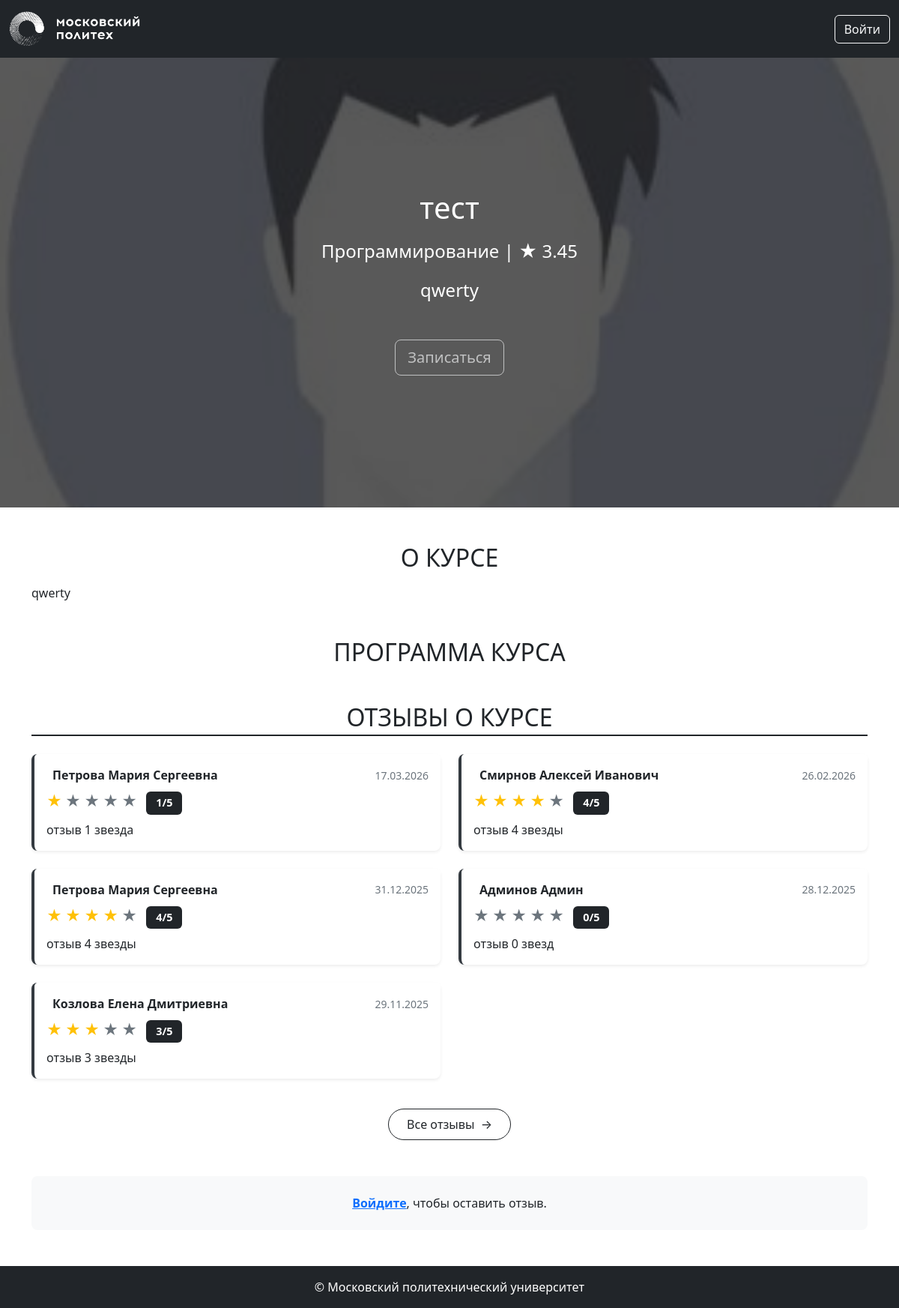
/courses/1, run on the app's committed database.
### models.py (models this page shows, shortened)
class Image(db.Model):
    __tablename__ = 'images'
    id: Mapped[str] = mapped_column(String(100), primary_key=True)
    file_name: Mapped[str] = mapped_column(String(100))
    mime_type: Mapped[str] = mapped_column(String(100))
    md5_hash: Mapped[str] = mapped_column(String(100), unique=True)
    object_id: Mapped[Optional[int]]
    object_type: Mapped[Optional[str]] = mapped_column(String(100))
    created_at: Mapped[datetime] = mapped_column(default=datetime.now)
    @property
    def url(self):
        return url_for('image', image_id=self.id)

class Base(DeclarativeBase):
  metadata = MetaData(naming_convention={
        "ix": 'ix_%(column_0_label)s',
        "uq": "uq_%(table_name)s_%(column_0_name)s",
        "ck": "ck_%(table_name)s_%(constraint_name)s",
        "fk": "fk_%(table_name)s_%(column_0_name)s_%(referred_table_name)s",
        "pk": "pk_%(table_name)s"
    })

class Course(Base):
    __tablename__ = 'courses'
    id: Mapped[int] = mapped_column(primary_key=True)
    name: Mapped[str] = mapped_column(String(100))
    short_desc: Mapped[str] = mapped_column(Text)
    full_desc: Mapped[str] = mapped_column(Text)
    rating_sum: Mapped[int] = mapped_column(default=0)
    rating_num: Mapped[int] = mapped_column(default=0)
    category_id: Mapped[int] = mapped_column(ForeignKey("categories.id"))
    author_id: Mapped[int] = mapped_column(ForeignKey("users.id"))
    background_image_id: Mapped[str] = mapped_column(ForeignKey("images.id"))
    created_at: Mapped[datetime] = mapped_column(default=datetime.now)
    author: Mapped["User"] = relationship()
    category: Mapped["Category"] = relationship(lazy=False)
    bg_image: Mapped["Image"] = relationship()
    reviews: Mapped[List["Review"]] = relationship(back_populates="course", cascade="all, delete-orphan")
    @property
    def rating(self):
        if self.rating_num > 0:
            return self.rating_sum / self.rating_num
        return 0

class Category(Base):
    __tablename__ = 'categories'
    id = mapped_column(Integer, primary_key=True)
    name: Mapped[str] = mapped_column(String(100))
    parent_id: Mapped[Optional[int]] = mapped_column(ForeignKey("categories.id"))

class Review(Base):
    __tablename__ = 'reviews'
    id: Mapped[int] = mapped_column(primary_key=True)
    rating: Mapped[int] = mapped_column(Integer, nullable=False)  # оценка от 0 до 5
    text: Mapped[str] = mapped_column(Text, nullable=False)  # текст отзыва
    created_at: Mapped[datetime] = mapped_column(DateTime, default=datetime.now)
    course_id: Mapped[int] = mapped_column(ForeignKey("courses.id"), nullable=False)
    user_id: Mapped[int] = mapped_column(ForeignKey("users.id"), nullable=False)
    course: Mapped["Course"] = relationship(back_populates="reviews")
    user: Mapped["User"] = relationship(back_populates="reviews")

class User(Base, UserMixin):
    __tablename__ = 'users'
    id: Mapped[int] = mapped_column(primary_key=True)
    first_name: Mapped[str] = mapped_column(String(100))
    last_name: Mapped[str] = mapped_column(String(100))
    middle_name: Mapped[Optional[str]] = mapped_column(String(100))
    login: Mapped[str] = mapped_column(String(100), unique=True)
    password_hash: Mapped[str] = mapped_column(String(200))
    created_at: Mapped[datetime] = mapped_column(default=datetime.now)
    reviews: Mapped[List["Review"]] = relationship(back_populates="user", cascade="all, delete-orphan")
    @property
    def full_name(self):
        return ' '.join([self.last_name, self.first_name, self.middle_name or ''])

### courses.py (the view)
@bp.route('/<int:course_id>')
def show(course_id):
    course = db.get_or_404(Course, course_id)
    reviews = db.session.execute(
        db.select(Review)
        .filter_by(course_id=course_id)
        .order_by(Review.created_at.desc())
        .limit(5)
    ).scalars().all()
    user_review = None
    if current_user.is_authenticated:
        user_review = db.session.execute(
            db.select(Review).filter_by(course_id=course_id, user_id=current_user.id)
        ).scalar()
    return render_template('courses/show.html',
                         course=course,
                         reviews=reviews,
                         user_review=user_review)

### templates/courses/show.html (shortened to what this page needs)
{% extends 'base.html' %}
{% block content %}
<div class="title-area position-relative" style="background-image: url({{ course.bg_image.url }});">
    <div class="h-100 w-100 py-5 d-flex text-center position-absolute" style="background-color: rgba(0, 0, 0, 0.65);">
        <div class="m-auto">
            <h1 class="title mb-3 font-weight-bold">{{ course.name }}</h1>
            <p class="mb-3 mx-auto">
                {{ course.category.name }} | <span>★</span> <span>{{ "%.2f" | format(course.rating) }}</span>
            </p>
            <div class="container">
                <p class="description w-75 mb-5 mx-auto">
                    {{ course.short_desc }}
                </p>
            </div>
            {% if current_user.is_authenticated %}
                <a href="#" class="btn btn-outline-light btn-lg">Перейти к материалам курса</a>
            {% else %}
                <button class="btn btn-outline-light btn-lg" disabled>Записаться</button>
            {% endif %}
        </div>
    </div>
</div>
<div class="container mt-5">
    <section class="about mb-5">
        <h2 class="mb-3 text-center text-uppercase font-weight-bold">О курсе</h2>
        <p>{{ course.full_desc }}</p>
    </section>
    <section class="program mb-5">
        <h2 class="mb-3 text-center text-uppercase font-weight-bold">Программа курса</h2>
    </section>
    <section class="reviews mb-5">
        <h2 class="mb-4 text-center text-uppercase font-weight-bold position-relative">
            <span class="bg-white px-3">Отзывы о курсе</span>
        </h2>
        <div class="border-top border-2 border-dark mt-3" style="margin-top: -20px !important;"></div>
        {% if reviews %}
            <div class="row mt-4">
                {% for review in reviews %}
                    <div class="col-md-6 mb-4">
                        <div class="card h-100 shadow-sm border-0 rounded-3 review-card">
                            <div class="card-header bg-white border-0 pt-3 d-flex justify-content-between align-items-center">
                                <div>
                                    <strong class="fs-6">{{ review.user.full_name }}</strong>
                                </div>
                                <small class="text-muted">{{ review.created_at.strftime('%d.%m.%Y') }}</small>
                            </div>
                            <div class="card-body pt-0">
                                <div class="rating mb-2">
                                    {% for i in range(5) %}
                                        {% if i < review.rating %}
                                            <span class="text-warning fs-5">★</span>
                                        {% else %}
                                            <span class="text-secondary fs-5">★</span>
                                        {% endif %}
                                    {% endfor %}
                                    <span class="ms-2 badge bg-dark">{{ review.rating }}/5</span>
                                </div>
                                <p class="card-text">{{ review.text | truncate(150) }}</p>
                            </div>
                        </div>
                    </div>
                {% endfor %}
            </div>
        {% else %}
            <div class="text-center py-5 my-3 bg-light rounded-3">
                <p class="text-muted fs-5 mb-0">Пока нет отзывов. Будьте первым!</p>
            </div>
        {% endif %}
        <div class="text-center mt-3">
            <a href="{{ url_for('courses.reviews', course_id=course.id) }}" class="btn btn-outline-dark px-4 py-2 rounded-pill">
                Все отзывы <span class="ms-1">→</span>
            </a>
        </div>
    </section>
    {% if current_user.is_authenticated %}
        {% if user_review %}
            <section class="user-review mb-5">
                <h3 class="mb-3 text-center text-uppercase font-weight-bold fs-4">Ваш отзыв</h3>
                <div class="col-lg-8 mx-auto">
                    <div class="card border-0 shadow-sm rounded-3 bg-light">
                        <div class="card-body p-4">
                            <div class="d-flex justify-content-between align-items-center mb-3">
                                <div>
                                    <strong class="fs-5">{{ user_review.user.full_name }}</strong>
                                    <span class="text-muted ms-2">{{ user_review.created_at.strftime('%d.%m.%Y') }}</span>
                                </div>
                                <div class="rating">
                                    {% for i in range(5) %}
                                        {% if i < user_review.rating %}
                                            <span class="text-warning fs-4">★</span>
                                        {% else %}
                                            <span class="text-secondary fs-4">★</span>
                                        {% endif %}
                                    {% endfor %}
                                </div>
                            </div>
                            <p class="card-text fs-5">{{ user_review.text }}</p>
                        </div>
                    </div>
                </div>
            </section>
        {% else %}
            <section class="add-review mb-5">
                <h3 class="mb-4 text-center text-uppercase font-weight-bold fs-4">Оставить отзыв</h3>
                <div class="col-lg-8 mx-auto">
                    <form method="POST" action="{{ url_for('courses.create_review', course_id=course.id) }}" class="card border-0 shadow-sm p-4 rounded-3">
                        <div class="mb-4">
                            <label for="rating" class="form-label fw-bold">Оценка</label>
                            <select class="form-select form-select-lg border-2" name="rating" id="rating" required>
                                <option value="5">5 ★★★★★ - Отлично</option>
                                <option value="4">4 ★★★★☆ - Хорошо</option>
                                <option value="3">3 ★★★☆☆ - Удовлетворительно</option>
                                <option value="2">2 ★★☆☆☆ - Неудовлетворительно</option>
                                <option value="1">1 ★☆☆☆☆ - Плохо</option>
                                <option value="0">0 ☆☆☆☆☆ - Ужасно</option>
                            </select>
                        </div>
                        <div class="mb-4">
                            <label for="text" class="form-label fw-bold">Текст отзыва</label>
                            <textarea class="form-control border-2" name="text" id="text" rows="5" placeholder="Поделитесь своим мнением о курсе..." required></textarea>
                        </div>
                        <button type="submit" class="btn btn-dark btn-lg rounded-pill py-2">Отправить отзыв</button>
                    </form>
                </div>
            </section>
        {% endif %}
    {% else %}
        <section class="add-review mb-5 text-center py-4 bg-light rounded-3">
            <p class="mb-0"><a href="{{ url_for('auth.login') }}" class="fw-bold">Войдите</a>, чтобы оставить отзыв.</p>
        </section>
    {% endif %}
</div>
{% endblock %}

### static/styles.css (style rules this page uses)
.title-area { background-color: black; background-position: center; background-repeat: no-repeat; background-size: cover; color: white; font-size: 1.5rem; min-height: calc(75vh); }
.rating .text-warning { color: #ffc107 !important; }
.review-card { border-left: 4px solid #343a40 !important; }
.badge.bg-dark { font-size: 0.9rem; padding: 0.5rem 0.8rem; }
.btn.rounded-pill { border-radius: 50px !important; }
.review-card { transition: all 0.3s ease; }

### data on the page
Image: bg_image (picture)
Course: name "тест", rating "3.45", short_desc "qwerty", full_desc "qwerty"
Category: category.name "Программирование"
Review: user.full_name "Петрова Мария Сергеевна", created_at "17.03.2026", rating "1", text "отзыв 1 звезда"
Review: user.full_name "Смирнов Алексей Иванович", created_at "26.02.2026", rating "4", text "отзыв 4 звезды"
Review: user.full_name "Петрова Мария Сергеевна", created_at "31.12.2025", rating "4", text "отзыв 4 звезды"
Review: user.full_name "Админов Админ", created_at "28.12.2025", rating "0", text "отзыв 0 звезд"
Review: user.full_name "Козлова Елена Дмитриевна", created_at "29.11.2025", rating "3", text "отзыв 3 звезды"
